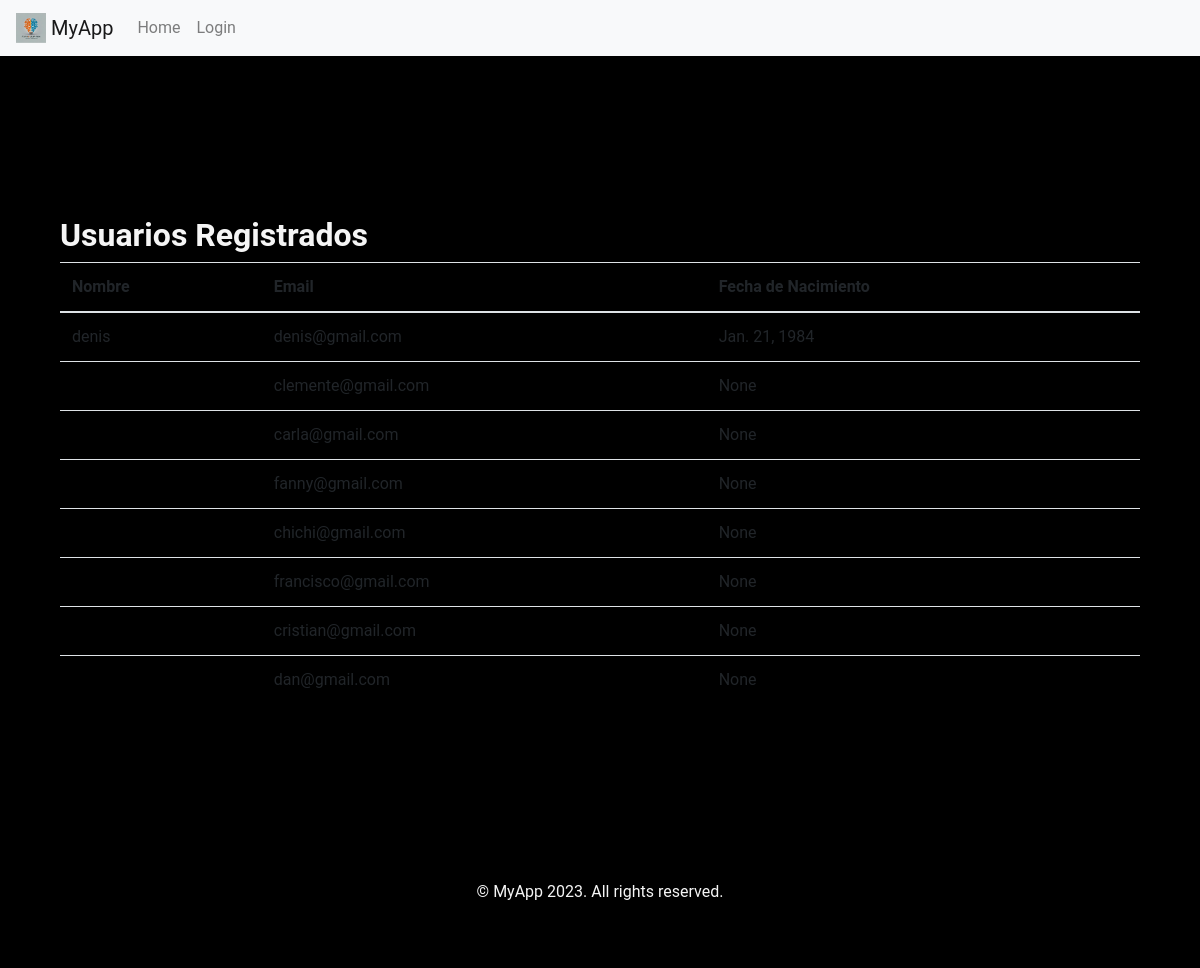
The page /usuario/ on the database as committed earlier.
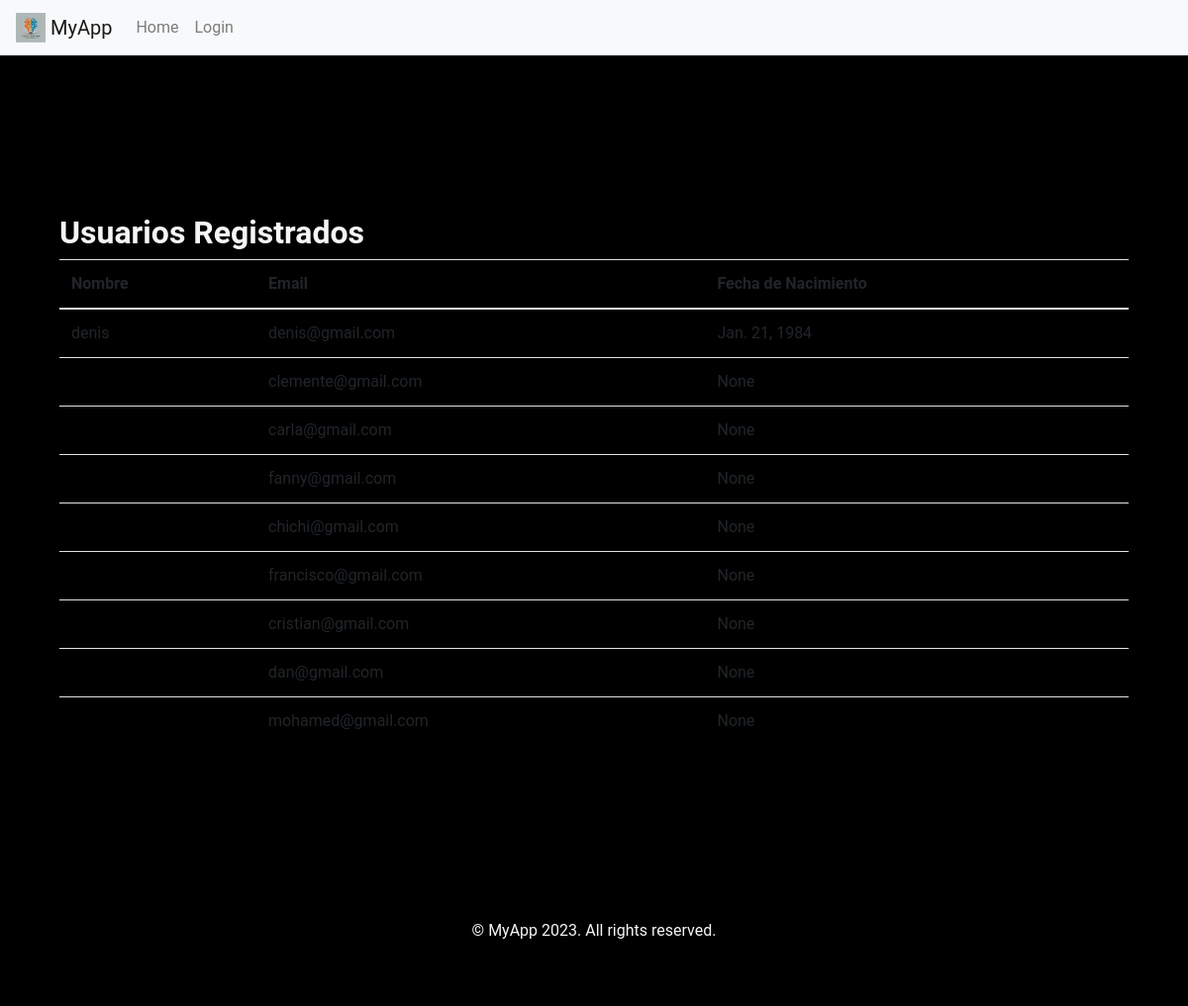
The same page on the database as committed later.
### helloworld_app/models.py (models this page shows, shortened)
class CustomUser(AbstractBaseUser, PermissionsMixin):
    username = models.CharField(max_length=100, unique=True, default=generate_unique_username)
    nombre = models.CharField(max_length=100)
    email = models.EmailField(unique=True)
    fecha_de_nacimiento = models.DateField(null=True)
    is_active = models.BooleanField(default=True)
    is_staff = models.BooleanField(default=False)
    objects = CustomUserManager()
    USERNAME_FIELD = 'username'
    REQUIRED_FIELDS = ['nombre', 'email', 'fecha_de_nacimiento']

### helloworld_app/views.py (the view)
# urls.py: path('usuario/', views.lista_de_usuarios, name='lista_de_usuarios'),
def lista_de_usuarios(request):
    usuarios = CustomUser.objects.all()
    return render(request, 'lista_de_usuarios.html', {'usuarios': usuarios})

### helloworld_app/templates/lista_de_usuarios.html (shortened to what this page needs)
{% extends 'base.html' %}
{% load static %}
{% block content %}
    <div class="container mt-5">
        <h2>Usuarios Registrados</h2>
        <table class="table table-striped">
            <thead>
                <tr>
                    <th>Nombre</th>
                    <th>Email</th>
                    <th>Fecha de Nacimiento</th>
                </tr>
            </thead>
            <tbody>
                {% for usuario in usuarios %}
                <tr>
                    <td>{{ usuario.nombre }}</td>
                    <td>{{ usuario.email }}</td>
                    <td>{{ usuario.fecha_de_nacimiento }}</td>
                </tr>
                {% endfor %}
            </tbody>
        </table>
    </div>
{% endblock %}

Rows that differ between the two databases and show on the page:
added CustomUser: email "mohamed@gmail.com", fecha_de_nacimiento "None"
